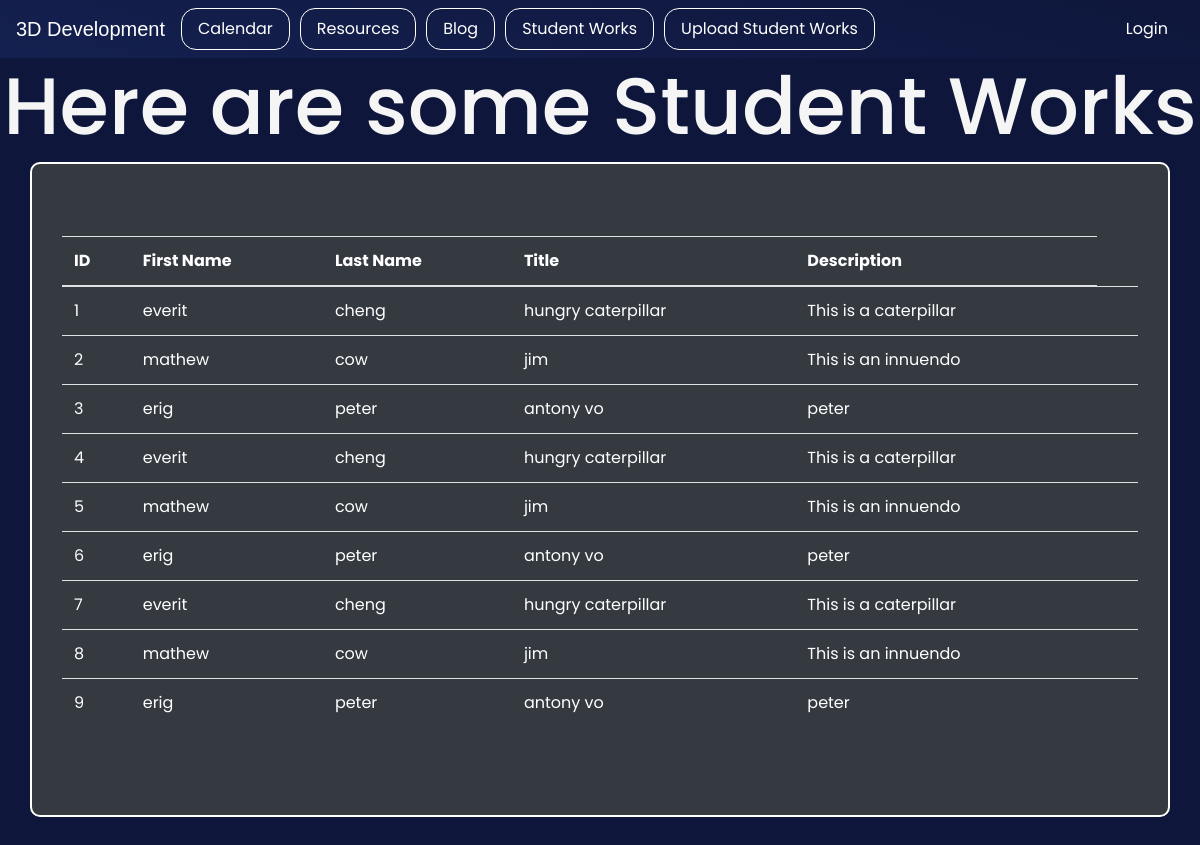
The app's page /studentworks (signed in), older data.
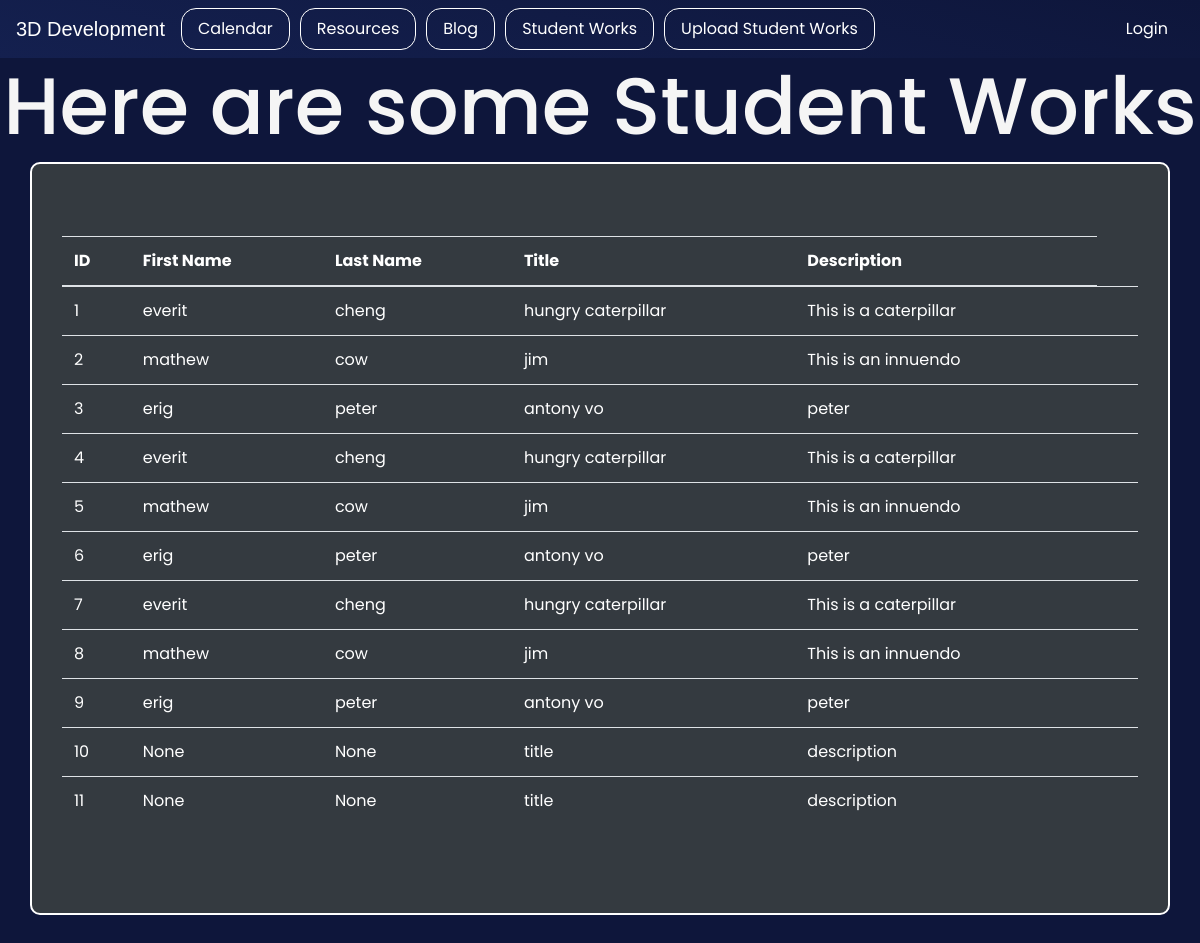
The same page, newer data.
### model.py (models this page shows, shortened)
class Students(db.Model):
    studentID = db.Column(db.Integer, primary_key=True)
    firstname = db.Column(db.String(255))
    lastname = db.Column(db.String(255))
    title = db.Column(db.String(255))
    description = db.Column(db.Text)
    def read(self):
        return {
            "studentID": self.studentID,
            "firstname": self.firstname,
            "lastname": self.lastname,
            "title": self.title,
            "description": self.description
        }

### main.py (the view)
@app.route('/studentworks')
@login_required
def studentworks():
    return render_template("studentworks.html", table=students_all() )

### cruddy/query.py (called while the page is built)
@login_manager.user_loader
def user_loader(user_id):
    if user_id is not None:
        return Users.query.get(user_id)
    return None

### krug/query.py (called while the page is built)
def students_all():
    return students_all_alc()

def students_all_alc():
    table = Students.query.all()
    json_ready = [peep.read() for peep in table]
    return json_ready

### templates/studentworks.html (shortened to what this page needs)
{% extends "layouts/base.html" %}
{% block body %}
<!DOCTYPE html>
<html lang="en">
<head>
</head>
<body>
<h1 style="text-align: center">Here are some Student Works</h1>
<div class="container py-4 sub bg-dark" style="align-content: center;">
    <div class="container-fluid py-5">
        <table class="table">
            <thead>
            <tr style="color:#ffffff">
                <th>ID</th>
                <th>First Name</th>
                <th>Last Name</th>
                <th>Title</th>
                <th>Description</th>
            </tr>
            </thead>
            <tbody>
            {% for row in table %}
                <tr style="color:#ffffff">
                    <td>{{ row['studentID'] }}</td>
                    <td>{{ row['firstname'] }}</td>
                    <td>{{ row['lastname'] }}</td>
                    <td>{{ row['title'] }}</td>
                    <td>{{ row['description']}}</td>
                    <td>{{ pnf }}</td>
                </tr>
            {% endfor %}
            </tbody>
        </table>
    </div>
</div>
</body>
</html>
{% endblock %}

Row changes from the older to the newer data that the page shows:
added Students: studentID "10", firstname "None", lastname "None", title "title", description "description"
added Students: studentID "11", firstname "None", lastname "None", title "title", description "description"
